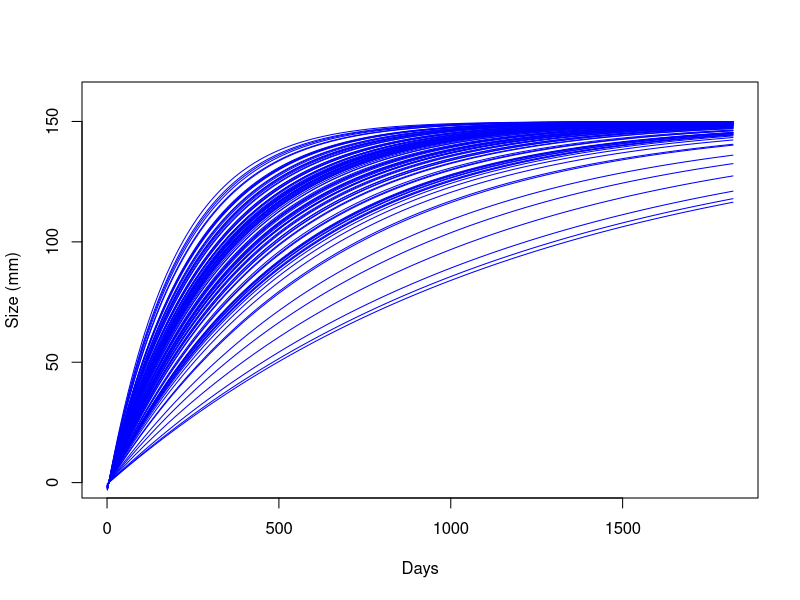

This chart was generated by the following R code:
#==================================================================================================#
# Script created by Mark Christie, contact at Redpath.Christie@gmail.com
# Script created in version R 3.3.1
# This script:  Generates model output for Lampre Resistance project
# Usage notes: Set all parameters below and then source this file
#==================================================================================================#
# Set working directory and output directory
# Directory where model.R and 'source' folder reside  
e <- exp(1)
L = 150     # maximum size
K = 0.003   # controls shape of the curve
K.sd <- 0.001
#K.sd <- 0.0001 
tzero = 5   # size at age 0
t= 50       # current time (in days) 
y <- L * (1-e^(-K * (t-tzero))) # Von Bert growth function
years <- 5


days     <- seq(from = 1, to = (365*years), by = 10)
k.values <- rnorm(100, K, K.sd)

#note that this is slow, but in model will only have to solve for a single uear (consider using apply)
OUT <- NULL
for(K in k.values){
  for(t in days){
    y   <- L * (1-e^(-K * (t-tzero)))
    out <- cbind(K, t, y)
    OUT <- rbind(OUT, out)
  }
}

plot(-10, -10, xlim = c(0, max(days)), ylim = c(0, L + 10), xlab = "Days", ylab = "Size (mm)")
for(n in unique(OUT[, 1])){
  dat <- OUT[OUT[, 1] == n, ] 
  lines(dat[, 2], dat[, 3], col = "blue")
}


